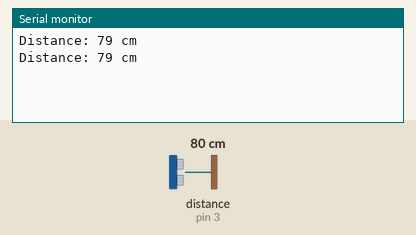
A sketch run on a simulated Arduino Uno, built with avr-gcc and run on an emulated ATmega328P. Shown: the last lines printed to the serial monitor. Wiring (inferred from the names in the program): ultrasonic range finder: trigger pin 2; echo pin 3. Inputs (shaded band) come from the test bench; at power-on: distance to the obstacle (sensor on pin 3) 80 cm. The echo pulse lasts 58.3 µs per cm.

Above: at 1.8 s.
1.9 s: distance to the obstacle (sensor on pin 3) set to 2 cm
At 2.5 s:
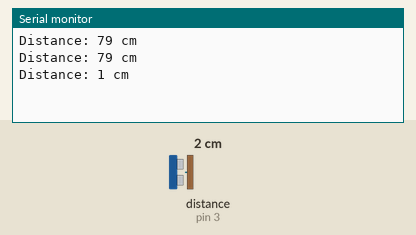
3.4 s: distance to the obstacle (sensor on pin 3) set to 4 cm
At 4.8 s:
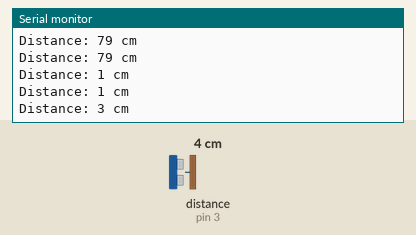
Timing chart, 0 to 6.4 s (numbered marks = the images above; inputs shaded):
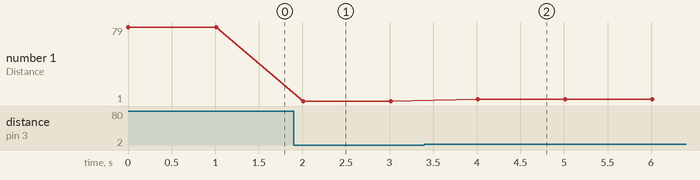

Measured:
- after the input at 1.9 s, the serial monitor: prints a new line after 0.11 s (image 1)
- after the input at 3.4 s, the serial monitor: prints a new line after 0.61 s (image 2)
- plotted number 1: 79 → 1 after the input at 1.9 s, 1 → 3 after the input at 3.4 s

The sketch:

Proximity_sensor_code.ino
```cpp
// Define the pins for the ultrasonic sensor
const int trigPin = 2;
const int echoPin = 3;

void setup() {
  // Initialize serial communication for debugging
  Serial.begin(9600);

  // Set the trigger pin as an OUTPUT
  pinMode(trigPin, OUTPUT);
  // Set the echo pin as an INPUT
  pinMode(echoPin, INPUT);
}

void loop() {
  // Trigger a pulse to the ultrasonic sensor
  digitalWrite(trigPin, LOW);
  delayMicroseconds(2);
  digitalWrite(trigPin, HIGH);
  delayMicroseconds(10);
  digitalWrite(trigPin, LOW);

  // Read the duration of the pulse from the echo pin
  long duration = pulseIn(echoPin, HIGH);

  // Calculate the distance in centimeters
  int distance = duration / 58.2; // Speed of sound is approximately 343 meters/second (34300 cm/second)

  // Output the distance to the serial monitor for debugging
  Serial.print("Distance: ");
  Serial.print(distance);
  Serial.println(" cm");

  delay(1000); // Delay for readability, adjust as needed
}
```
